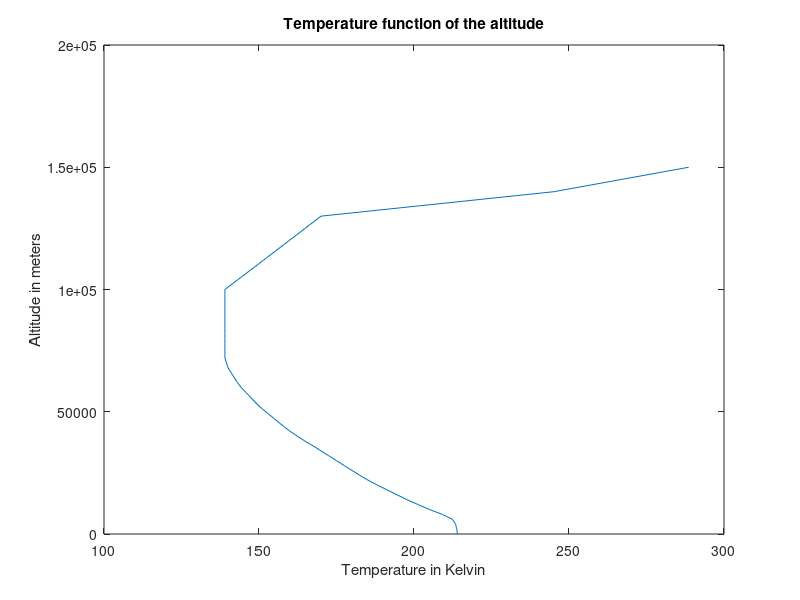

Source code (MATLAB): (Note: this script raises an error after producing the figure.)
clear all;
close all;
clc;

% NASA model stops at 100km
h1 = 0:2:100;
% Teacher models stop at 150km but is less precise
h2 = 110:10:150;
% So we use the NASA model first and after the teacher
h = [h1 h2] * 1000; % Convert h in meters

% Temperature is in K
t1 = [214, 213.8, 213.4, 212.4, 209.2, 205, 201.4, 197.8,...
      194.6, 191.4, 188.2, 185.2, 182.5, 180, 177.5, 175, 172.5, 170,...
      167.5, 164.8, 162.4, 160, 158, 156, 154.1, 152.2, 150.3, 148.7,...
      147.2, 145.7, 144.2, 143, 142, 141, 140, 139.5, 139, 139, 139,...
      139, 139, 139, 139, 139, 139, 139, 139, 139, 139, 139, 139];
t2 = [149.4, 159.7, 170, 245.1, 288.6];
T = [t1 t2];

plot(T, h);
xlabel('Temperature in Kelvin');
ylabel('Altitude in meters');
title('Temperature function of the altitude');
%% Fits models model

%from 0 to 10 : 
T_0_10 = t1(1 : 6);
h_0_10 = (0:2:10) * 1e3;

f_0_10 = fit(transpose(h_0_10), transpose(T_0_10), 'poly3');

h_test = (0:0.1:10) * 1e3;
t_test = f_0_10.p1 * h_test.^3 + f_0_10.p2 * h_test.^2 + ...
         f_0_10.p3 * h_test.^1 + f_0_10.p4;

figure();
plot(h_0_10, T_0_10);
hold on;
plot(h_test, t_test);
xlabel('Temperature in Kelvin');
ylabel('Altitude in meters');
title('Temperature function of the altitude');
% from 10 to 70 : 
T_10_70 = t1(6 : 36);
h_10_70 = (10:2:70) * 1e3;
f_10_70=fit(transpose(h_10_70), transpose(T_10_70), 'poly4');

h_test = (10:0.1:70) * 1e3;
t_test = f_10_70.p1 * h_test.^4 + f_10_70.p2 * h_test.^3 + ...
     f_10_70.p3 * h_test.^2 + f_10_70.p4 * h_test.^1 + f_10_70.p5;

figure();
plot(h_10_70, T_10_70);
hold on;
plot(h_test, t_test);
xlabel('Temperature in Kelvin');
ylabel('Altitude in meters');
title('Temperature function of the altitude');
% from 70 to 100 : line at 139

%from 100 to 150
 
h2 = (100 : 10 : 120) * 1e3;
t2 = [139, 149.4, 159.7];
f_100_150 = fit(transpose(h2), transpose(t2), 'poly1');

h_test_100_150 = (100:0.1:120) * 1e3;
t_test_100_150 = f_100_150.p1 * h_test_100_150 + f_100_150.p2;

figure();
plot(h2, t2);
hold on;
plot(h_test_100_150, t_test_100_150);
xlabel('Temperature in Kelvin');
ylabel('Altitude in meters');
title('Temperature function of the altitude');
save('Data\fit_temp', 'f_0_10', 'f_10_70', 'f_100_150');

% compare all;
clear f_0_10 f_10_70 f_100_150;
addpath('Functions');
figure();
plot(T, h);
hold on;
plot(Temperature(h), h);
xlabel('Temperature in Kelvin');
ylabel('Altitude in meters');
title('Temperature function of the altitude');

load('.\Data\constants.mat')
figure();
plot(Density(h, Atm), h);
xlabel('Density');
ylabel('Altitude in meters');
title('Density function of the altitude');
